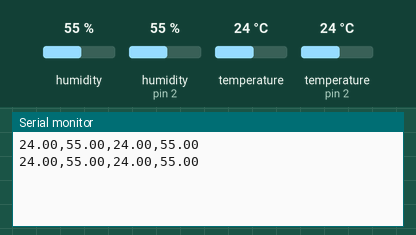
This sketch was run on a simulated Arduino Uno, built with avr-gcc and run on an emulated ATmega328P. On the bench: the last lines printed to the serial monitor. The test bench sets the inputs (shaded band); at power-on: humidity 55 %, humidity (sensor on pin 2) 55 %, temperature 24 °C, temperature (sensor on pin 2) 24 °C.

Above: at 1.9 s.
2.0 s: humidity (sensor 0) set to 22 %
At 2.9 s:
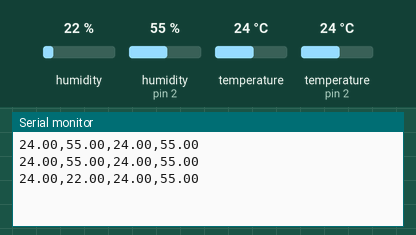
3.5 s: humidity (sensor on pin 2) set to 22 %
At 3.5 s:
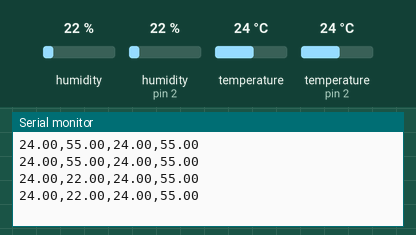
5.0 s: temperature (sensor 0) set to 12 °C
At 6.3 s:
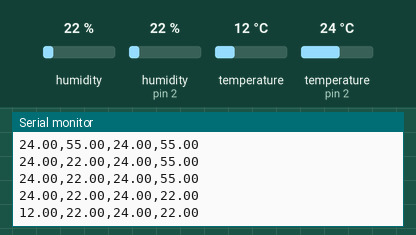
6.5 s: temperature (sensor on pin 2) set to 12 °C
At 7.9 s:
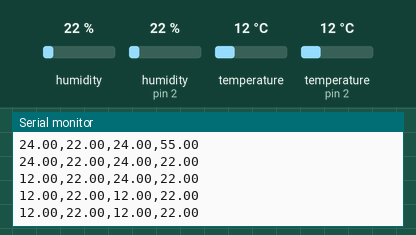
8.0 s: humidity (sensor 0) set to 40 %
At 9.3 s:
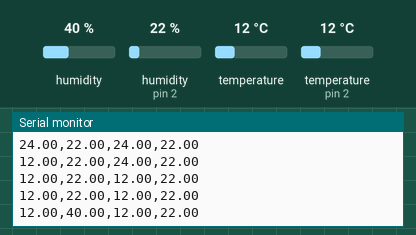
9.5 s: humidity (sensor on pin 2) set to 40 %
At 10.8 s:
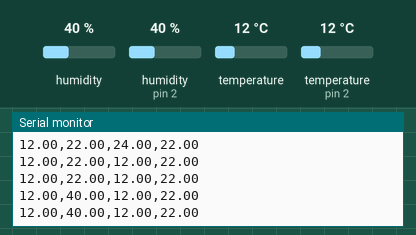
Timing chart, 0 to 12.0 s (numbered marks = the images above; inputs shaded):
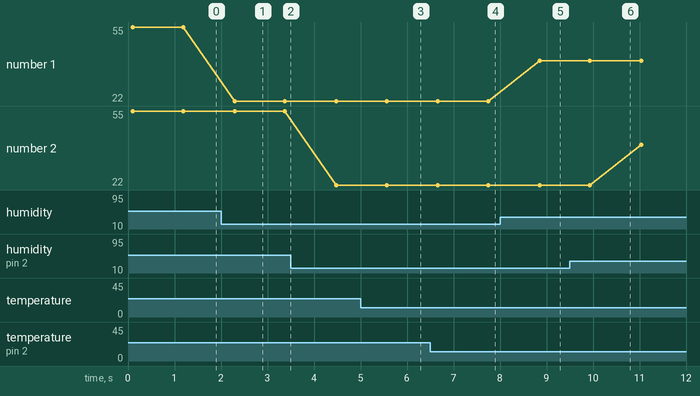

The sketch:

aht20_dht11.ino
```cpp
/* aht20_dht11.ino
 * Task 1 - Embedded Systems & Sensors
 * HVAC/Smart Building
 * Joshua Silva & Richard Pressley
 *
 * Purpose: Initialize and collect temp/humidity data from the AHT20 and DHT11 Sensors
 *
 * Assumptions: User has a completed circuit and uses the same pins as described in the sketch
 *              User knows that the DHT11 sensor a refresh rate of 1 Hz (reality is every 2 seconds gives a new reading)
 *
 * Bugs: Disrupting running of one sensor can impact the other. For example, unplugging the DHT11 can give the AHT20 a reading of -50.00, 0.00
 *
 * Output format is AHT_Temp,AHT_Humidity,DHT_Temp,DHT_Humidity
 */

#include <Adafruit_AHTX0.h>
#include <DHT.h>

/* Initialize AHT Sensor */
// SCL to A5 & SDA to A4 (Uno defaults for serial clk and serial data respectively)
Adafruit_AHTX0 aht;

/* Initialize DHT sensor */
#define DHTPIN 2 // Digital pin connected to the DHT sensor
#define DHTTYPE DHT11 // Using the DHT11 sensor
DHT dht(DHTPIN, DHTTYPE);

// Initialize previous values in case of sensor failure
float prev_a_temp = 0.00;
float prev_a_humidity = 0.00;
float prev_d_temp = 0.00;
float prev_d_humidity = 0.00;

/* Setup both sensors */
void setup() {
  Serial.begin(9600);

  if (!aht.begin()) {
    Serial.println("Could not find AHT, please check wiring");
    while (1) delay(10);
  }

  dht.begin(); // Cannot error check DHT11 setup, it returns a void. Check for later error messages or a constant 0.0 in Serial Monitor
}

/* Read data from both sensors every second */
void loop() {

  /* AHT Humidity and Temp */
  sensors_event_t a_humidity, a_temp;
  aht.getEvent(&a_humidity, &a_temp); // populate temp and humidity objects with fresh data

  // If AHT20 sensor fails (rare), report previous valid data
  if (isnan(a_temp.temperature) || (a_temp.temperature <= -50.00)) a_temp.temperature = prev_a_temp;
  else prev_a_temp = a_temp.temperature;

  if (isnan(a_humidity.relative_humidity) || (a_humidity.relative_humidity <= 0.00)) a_humidity.relative_humidity = prev_a_humidity;
  else prev_a_humidity = a_humidity.relative_humidity;

  /* DHT Humidity and Temp */
  float d_humidity = dht.readHumidity();
  float d_temp = dht.readTemperature(); //Reads in Celsius(default)

  // If DHT11 sensor fails (rare), report previous valid data. Would like to find a good temperature that indicates failure, usually 0.3 to 0.5 is failure but that's about freezing
  if (isnan(d_temp) || d_temp <= 0.50) d_temp = prev_d_temp;
  else prev_d_temp = d_temp;

  if (isnan(d_humidity) || d_humidity <= 0.00) d_humidity = prev_d_humidity;
  else prev_d_humidity = d_humidity;

  /* Print out Sensor Data */

  // AHT Sensor Output
  Serial.print(a_temp.temperature); Serial.print(F(","));
  Serial.print(a_humidity.relative_humidity); Serial.print(F(","));

  // DHT Sensor Output
  Serial.print(d_temp); Serial.print(F(","));
  Serial.print(d_humidity);

  Serial.print("\n");
  delay(1000);
}
```

Measured:
- after the input at 2.0 s, the serial monitor: prints a new line after 0.29 s (image 1)
- after the input at 5.0 s, the serial monitor: prints a new line after 0.56 s (image 3)
- after the input at 6.5 s, the serial monitor: prints a new line after 0.17 s (image 4)
- after the input at 8.0 s, the serial monitor: prints a new line after 0.85 s (image 5)
- plotted number 1: 55 → 22 after the input at 2.0 s, 22 → 40 after the input at 8.0 s
